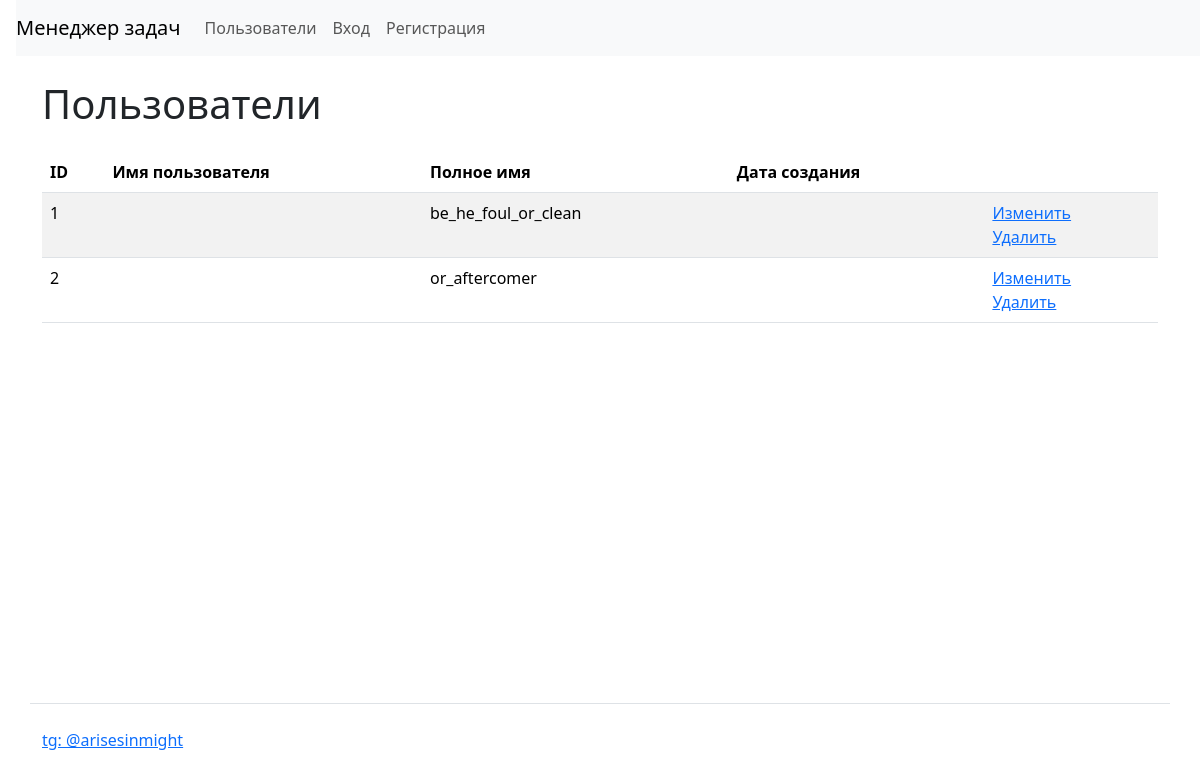
The app's page /users/, older data.
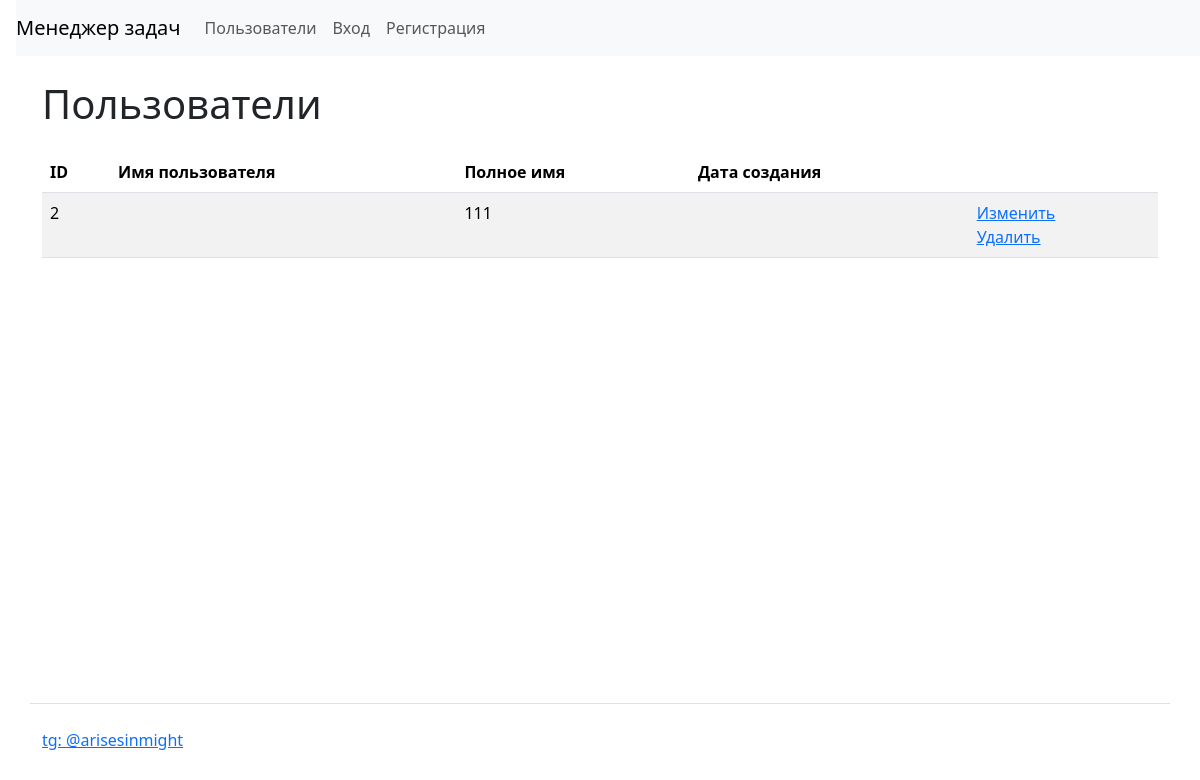
The same page, newer data.
### task_manager/users/models.py (models this page shows)
class User(AbstractUser):
    def get_absolute_url(self):
        return reverse('users_index')
    def __str__(self):
        return self.get_full_name()

### task_manager/users/views.py (the view)
# urls.py: path('',  views.IndexView.as_view(), name='users_index'),
class IndexView(View):
    def get(self, request, *args, **kwargs):
        users = User.objects.filter(is_superuser=False)
        return render(request, 'users/index.html', context={'users': users})

### task_manager/templates/users/index.html
{% extends "base.html" %}
{% block content %}
<h1 class="my-4">
Пользователи
</h1>
<table class="table table-striped">
  <thead>
    <tr>
      <th>ID</th>
      <th>Имя пользователя</th>
      <th>Полное имя</th>
      <th>Дата создания</th>
      <th></th>
    </tr>
  </thead>
  <tbody>
    {% for user in users %}
      <tr>
        <td>{{ user.id }}</td>
        <td>{{ user.nickname }}</td>
        <td>{{ user.name }} {{user.last_name }}</td>
        <td>{{ user.created_at }}</td>
        <td>
          <a href="/users/1/update/">Изменить</a>
          <br>
          <a href="/users/1/delete/">Удалить</a>
        </td>
      </tr>
    {% endfor %}
  </tbody>
</table>
{% endblock %}

### task_manager/templates/base.html (shortened to what this page needs)
<!DOCTYPE html>
<html lang="ru-ru">
  <head>
    <link href="https://cdn.jsdelivr.net/npm/bootstrap@5.3.3/dist/css/bootstrap.min.css" rel="stylesheet">
  </head>
  <body class="d-flex flex-column min-vh-100">
    <nav class="navbar navbar-expand-lg navbar-light bg-light ms-3">
      <a class="navbar-brand" href="/">Менеджер задач</a>
      <div class="collapse navbar-collapse" id="navbarToggleExternalContent">
        <ul class="navbar-nav mr-auto">
          <li class="nav-item">
            <a class="nav-link" href="/users/">Пользователи</a>
          </li>
        </ul>
        <ul class="navbar-nav">
            <li class="nav-item">
              <a class="nav-link" href="/login/">Вход</a>
            </li>
            <li class="nav-item">
              <a class="nav-link" href="/users/create/">Регистрация</a>
            </li>
        </ul>
      </div>
    </nav>
    <div class="container wrapper flex-grow-1">
        {% block content %}{% endblock %}
    </div>
    <footer>
      <div class="container my-5 pt-4 border-top">
        <a target="_blank" href="https://t.me/arisesinmight">tg: @arisesinmight</a>
      </div>
    </footer>
  </body>
</html>

Row changes from the older to the newer data that the page shows:
no longer on this page (row edited): User: id "1", last_name "be_he_foul_or_clean"
changed User id 2: last_name "or_aftercomer" → "111"
